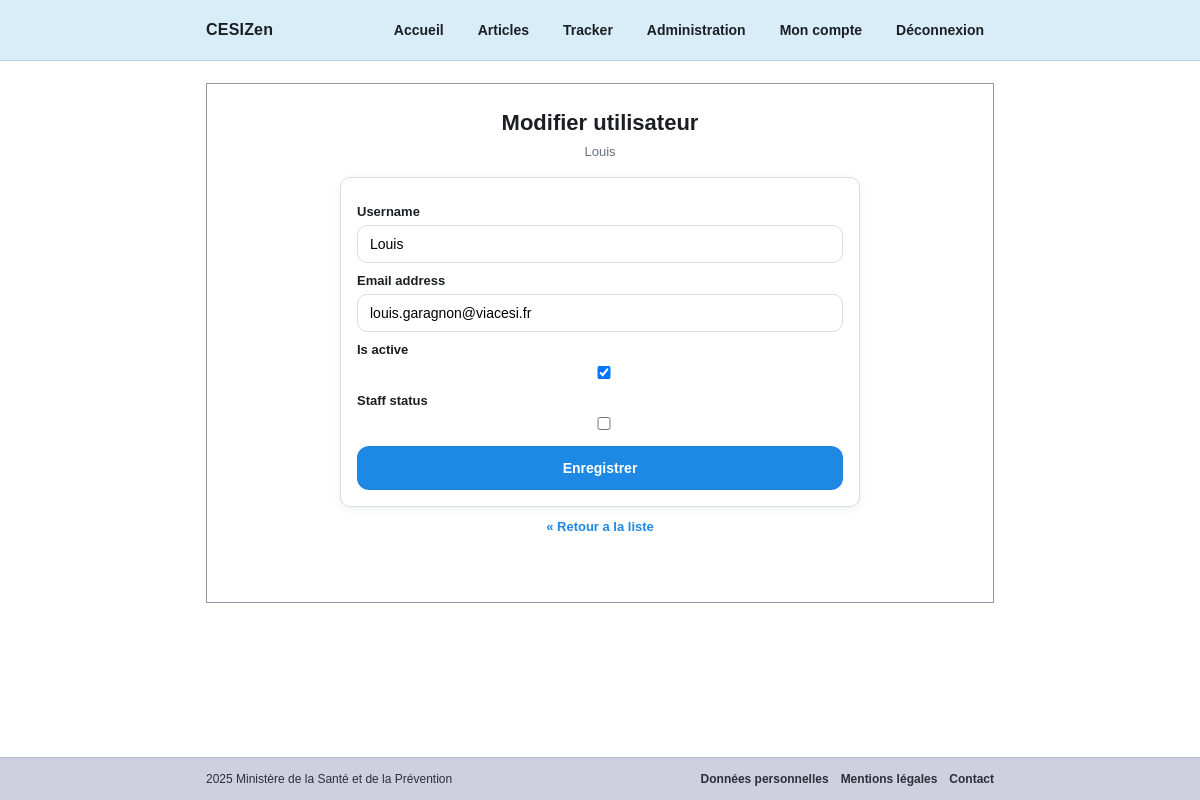
Page /accounts/admin/users/3/ (signed in) on the committed database.
### accounts/models.py (models this page shows, shortened)
class User(AbstractUser):
    rgpd_accepte = models.BooleanField(default=False)
    rgpd_date_acceptation = models.DateTimeField(null=True, blank=True)
    is_active = models.BooleanField(default=True)  # déjà présent dans AbstractUser

### accounts/views_admin.py (the view)
# urls.py: path("admin/users/<int:pk>/", views_admin.user_edit, name="user_admin_edit"),
@user_passes_test(is_admin)
def user_edit(request, pk):
    target = get_object_or_404(User, pk=pk)
    if request.method == "POST":
        form = UserAdminForm(request.POST, instance=target)
        if form.is_valid():
            updated_user = form.save(commit=False)
            if request.user.pk == target.pk:
                removing_own_staff = request.user.is_staff and not updated_user.is_staff
                if not updated_user.is_active or removing_own_staff:
                    form.add_error(
                        None,
                        "Vous ne pouvez pas retirer vos propres droits admin staff ou desactiver votre compte.",
                    )
            if not form.errors:
                updated_user.save()
                form.save_m2m()
                messages.success(request, "Utilisateur mis a jour.")
                return redirect("user_admin_list")
    else:
        form = UserAdminForm(instance=target)
    return render(
        request,
        "accounts/admin/user_form.html",
        {"form": form, "target": target},
    )

### accounts/forms.py
class UserAdminForm(forms.ModelForm):
    class Meta:
        model = User
        fields = ("username", "email", "is_active", "is_staff")

### accounts/context_processors.py (called while the page is built)
def admin_context(request):
    return {"is_admin_user": is_admin(request.user)}

### accounts/permissions.py (called while the page is built)
def is_admin(user):
    return user.is_authenticated and (user.is_staff or user.groups.filter(name="ADMIN").exists())

### templates/accounts/admin/user_form.html (shortened to what this page needs)
{% extends "base.html" %}
{% block content %}
  <div class="center">
    <h1>Modifier utilisateur</h1>
    <p class="subtitle">{{ target.username }}</p>
  </div>
  <div class="card">
    <form method="post">
      {% for field in form %}
        <label for="{{ field.id_for_label }}">{{ field.label }}</label>
        {{ field }}
      {% endfor %}
      <button class="btn btn-primary" type="submit">Enregistrer</button>
    </form>
  </div>
  <div class="center">
    <a class="backlink" href="{% url 'user_admin_list' %}">&laquo; Retour a la liste</a>
  </div>
{% endblock %}

### templates/base.html (style rules this page uses)
:root { --header-bg:#d9edf9; --footer-bg:#cfcfe0; --primary:#1e88e5; --primary-dark:#176fbe; --text:#1b1f23; --muted:#667085; --border:#d7dde3; --card:#ffffff; --page-bg:#ffffff; --shadow: 0 2px 10px rgba(0,0,0,.06); --radius: 10px; --maxw: 820px; }
* { box-sizing:border-box; }
body { margin:0; font-family: Arial, sans-serif; color:var(--text); background:var(--page-bg); min-height:100vh; display:flex; flex-direction:column; }
.center { text-align:center; }
h1 { margin:0 0 8px; font-size:22px; }
.subtitle { margin:0 0 18px; color:var(--muted); font-size:13px; }
.card { max-width:520px; margin:0 auto; background:var(--card); border:1px solid var(--border); border-radius:var(--radius); padding:16px; box-shadow:var(--shadow); }
form { margin:0; }
label { display:block; font-weight:700; margin:10px 0 6px; font-size:13px; }
input, select, textarea { width:100%; padding:10px 12px; border:1px solid var(--border); border-radius:10px; outline:none; font-size:14px; background:#fff; }
.btn { display:inline-block; border:none; border-radius:12px; padding:14px 16px; font-weight:800; cursor:pointer; text-decoration:none; text-align:center; font-size:14px; }
.btn-primary { background:var(--primary); color:#fff; width:100%; margin-top:12px; }
.backlink { display:inline-block; margin-top:12px; font-size:13px; color:var(--primary); text-decoration:none; font-weight:700; }

### rows in the picture
User: username "Louis", form "Louis" "louis.garagnon@viacesi.fr" "☑"

### other values in the picture
{{ field.label }} "Username" "Email address" "Is active" "Staff status"
